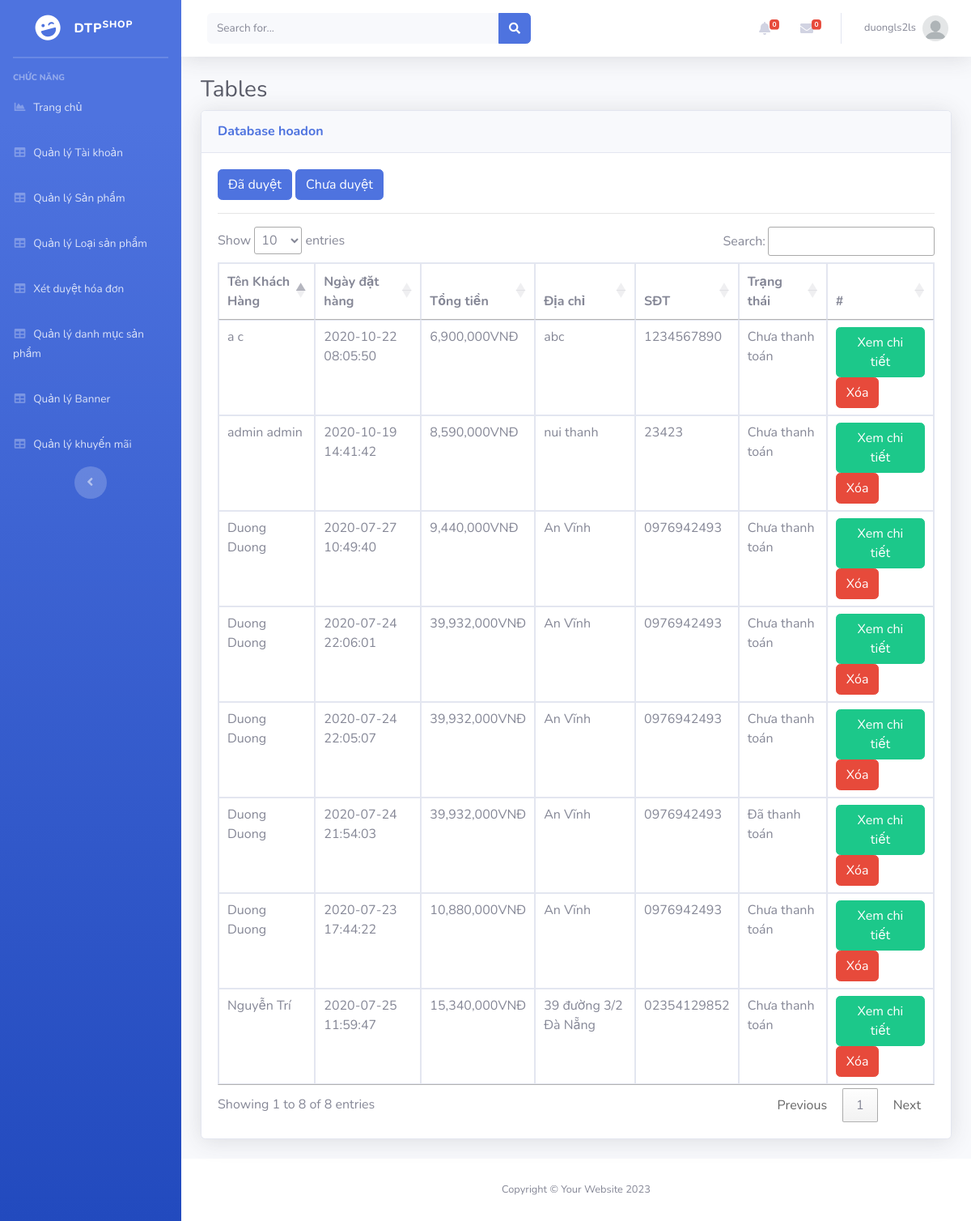
The page /Admin/index.php?mod=hoadon (signed in) on the database its author committed.
### tables this page shows
CREATE TABLE `hoadon` (
  `MaHD` int(11) NOT NULL,
  `MaND` int(11) NOT NULL,
  `NgayLap` datetime NOT NULL,
  `NguoiNhan` varchar(50) NOT NULL,
  `SDT` varchar(20) NOT NULL,
  `DiaChi` varchar(100) NOT NULL,
  `PhuongThucTT` varchar(20) NOT NULL,
  `TongTien` float NOT NULL,
  `TrangThai` varchar(70) NOT NULL
);

### Admin/MVC/controllers/HoadonController.php (called while the page is built, shortened)
<?php
class HoaDonController
{
    var $hoadon_model;
    public function __construct()
    {
        $this->hoadon_model = new Hoadon();
    }
    function list()
    {
        if (isset($_GET['id'])) {
            $id = $_GET['id'];
            if ($id > 1) {
                $id = 0;
            }
            $data = $this->hoadon_model->trangthai($id);
        } else {
            $data = $this->hoadon_model->All();
        }
        require_once("MVC/Views/Admin/index.php");
    }
}

### Admin/MVC/Models/connection.php (called while the page is built, shortened)
<?php
    class Connection{
        function __construct()
        {
            $severname ="localhost";
            $username ="root";
            $password ="";
            $db_name ="shopphone";
            $this->conn = new mysqli($severname,$username,$password,$db_name);
        }
    }
?>

### Admin/MVC/Models/model.php (called while the page is built, shortened)
<?php
require_once("connection.php");
class Model
{
    var $table;
    var $contens;
    function __construct()
    {
        $conn_obj = new Connection();
        $this->conn = $conn_obj->conn;
    }
    function All()
    {
        $query = "select * from $this->table ORDER BY $this->contens DESC ";
        require("result.php");
        return $data;
    }
}

### Admin/MVC/Models/result.php (called while the page is built)
<?php
$result = $this->conn->query($query);
$data = array();
while ($row = $result->fetch_assoc()) {
    $data[] = $row;
}
?>

### Admin/MVC/Views/hoadon/list.php (the view, shortened to what this page needs)
<a href="?mod=hoadon&id=1" type="button" class="btn btn-primary">Đã duyệt</a>
<a href="?mod=hoadon&id=0" type="button" class="btn btn-primary">Chưa duyệt</a>
<hr>
<table class="table table-bordered" id="dataTable" width="100%" cellspacing="0">
  <thead>
    <tr>
      <th scope="col">Tên Khách Hàng</th>
      <th scope="col">Ngày đặt hàng</th>
      <th scope="col">Tổng tiền</th>
      <th scope="col">Địa chỉ</th>
      <th scope="col">SĐT</th>
      <th scope="col">Trạng thái</th>
      <th>#</th>
    </tr>
  </thead>
  <tbody>
    <?php foreach ($data as $row) { ?>
      <tr>
        <td><?= $row['NguoiNhan'] ?></td>
        <td><?= $row['NgayLap'] ?></td>
        <td><?= number_format($row['TongTien']) ?>VNĐ</td>
        <td><?= $row['DiaChi'] ?></td>
        <td><?= $row['SDT'] ?></td>
        <td><?php if($row['TrangThai']==0){
            echo 'Chưa thanh toán';
        }else{
            echo 'Đã thanh toán';
        }
        ?></td>
        <td>
          <a href="?mod=hoadon&act=chitiet&id=<?= $row['MaHD'] ?>" class="btn btn-success" >Xem chi tiết</a>
          <a href="?mod=hoadon&act=delete&id=<?= $row['MaHD'] ?>" onclick="return confirm('Bạn có thật sự muốn xóa ?');" type="button" class="btn btn-danger">Xóa</a>
        </td>
      </tr>
    <?php } ?>
</table>

### rows shown on the page
hoadon: NguoiNhan "a c", NgayLap "2020-10-22 08:05:50", TongTien "6,900,000", DiaChi "abc", SDT "1234567890", TrangThai "Chưa thanh toán"
hoadon: NguoiNhan "admin admin", NgayLap "2020-10-19 14:41:42", TongTien "8,590,000", DiaChi "nui thanh", SDT "23423", TrangThai "Chưa thanh toán"
hoadon: NguoiNhan "Duong Duong", NgayLap "2020-07-27 10:49:40", TongTien "9,440,000", DiaChi "An Vĩnh", SDT "0976942493", TrangThai "Chưa thanh toán"
hoadon: NguoiNhan "Nguyễn Trí", NgayLap "2020-07-25 11:59:47", TongTien "15,340,000", DiaChi "39 đường 3/2 Đà Nẵng", SDT "02354129852", TrangThai "Chưa thanh toán"
hoadon: NguoiNhan "Duong Duong", NgayLap "2020-07-24 22:06:01", TongTien "39,932,000", DiaChi "An Vĩnh", SDT "0976942493", TrangThai "Chưa thanh toán"
hoadon: NguoiNhan "Duong Duong", NgayLap "2020-07-24 22:05:07", TongTien "39,932,000", DiaChi "An Vĩnh", SDT "0976942493", TrangThai "Chưa thanh toán"
hoadon: NguoiNhan "Duong Duong", NgayLap "2020-07-24 21:54:03", TongTien "39,932,000", DiaChi "An Vĩnh", SDT "0976942493", TrangThai "Đã thanh toán"
hoadon: NguoiNhan "Duong Duong", NgayLap "2020-07-23 17:44:22", TongTien "10,880,000", DiaChi "An Vĩnh", SDT "0976942493", TrangThai "Chưa thanh toán"

### other values the page prints
$_SESSION['login']['TaiKhoan'] "duongls2ls"
$mod "hoadon"
